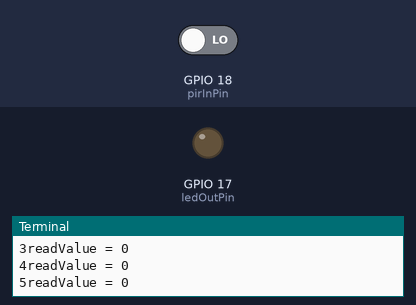
The program below on a simulated Raspberry Pi (BCM pin numbers). On the bench: output pins drawn as LEDs (lit = HIGH), the last lines printed to the terminal. The inputs (shaded band) are chosen by the test bench; at power-on: GPIO 18 (pirInPin) LOW.

Above: at 1.2 s.
1.3 s: GPIO 18 (pirInPin) driven HIGH
At 2.2 s:
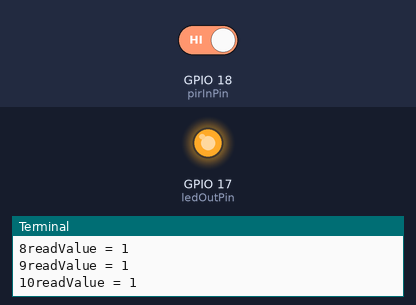
2.9 s: GPIO 18 (pirInPin) driven LOW
At 3.5 s:
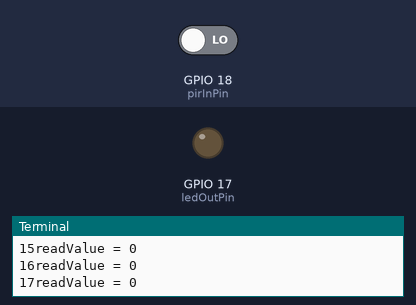
Timing chart, 0 to 5.9 s (numbered marks = the images above; inputs shaded):
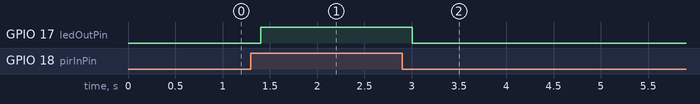

Measured:
- after the input at 1.3 s, GPIO 17 (ledOutPin): LOW → HIGH after 0.10 s
- after the input at 2.9 s, GPIO 17 (ledOutPin): HIGH → LOW after 0.10 s

The program:

PIR_Polling.py
```python
#!/usr/bin/env python2.7
#########################################################
## PIR_Polling.py
## Created by Kenny from www.iotbreaks.vn, April 14, 2016.
## Released into the public domain.
## Tutorial:
#########################################################

import RPi.GPIO as GPIO
import time

GPIO.setmode(GPIO.BCM)

ledOutPin=17
pirInPin=18

GPIO.setup(ledOutPin, GPIO.OUT)
GPIO.setup(pirInPin, GPIO.IN)

num=0
while 1 :
	readValue = GPIO.input(pirInPin)
	print(str(num) + "readValue = " + str(readValue))
	num+=1
	GPIO.output(ledOutPin, readValue)
	time.sleep(0.2)

GPIO.cleanup()
```
